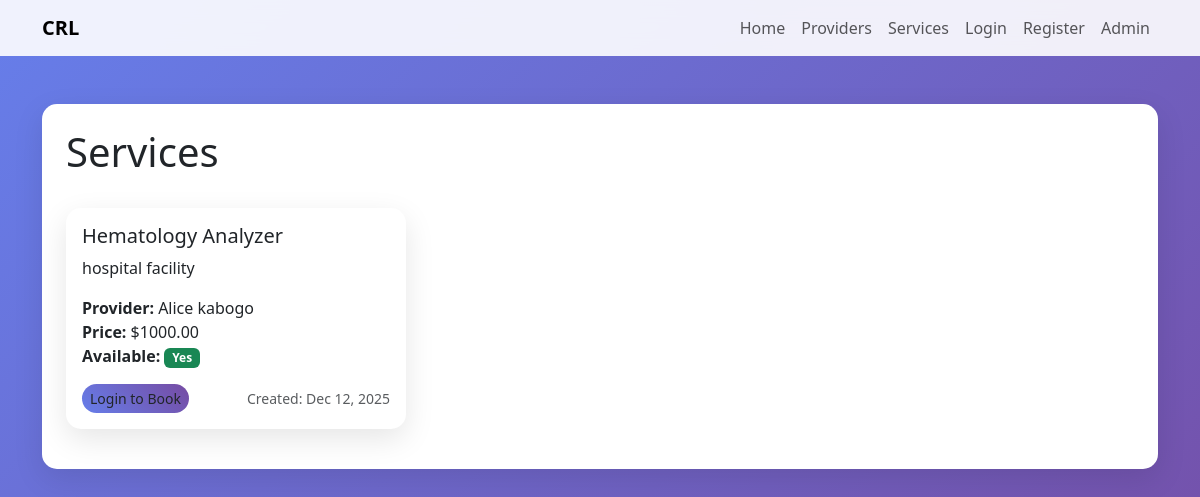
Page /services/ on the committed database.
### services/models.py (models this page shows, shortened)
class Service(models.Model):
    provider = models.ForeignKey(Provider, on_delete=models.CASCADE)
    name = models.CharField(max_length=100)
    description = models.TextField()
    price = models.DecimalField(max_digits=10, decimal_places=2)
    available = models.BooleanField(default=True)
    created_at = models.DateTimeField(auto_now_add=True)

### providers/models.py (models this page shows, shortened)
class Provider(models.Model):
    name = models.CharField(max_length=100)
    email = models.EmailField()
    phone = models.CharField(max_length=20, blank=True)
    address = models.TextField(blank=True)
    created_at = models.DateTimeField(auto_now_add=True)

### services/views.py (the view)
# urls.py: path('', views.service_list, name='service_list'),
def service_list(request):
    services = Service.objects.select_related('provider').all()
    return render(request, 'services/service_list.html', {'services': services})

### templates/services/service_list.html (shortened to what this page needs)
{% extends 'base.html' %}
{% block content %}
<div class="row">
    <div class="col-12">
        <div class="card p-4">
            <div class="d-flex justify-content-between align-items-center mb-4">
                <h1>Services</h1>
            </div>
            {% if services %}
                <div class="row">
                    {% for service in services %}
                        <div class="col-md-4 mb-3">
                            <div class="card h-100">
                                <div class="card-body">
                                    <h5 class="card-title">{{ service.name }}</h5>
                                    <p class="card-text">{{ service.description }}</p>
                                    <p class="card-text">
                                        <strong>Provider:</strong> {{ service.provider.name }}<br>
                                        <strong>Price:</strong> ${{ service.price }}<br>
                                        <strong>Available:</strong>
                                        {% if service.available %}
                                            <span class="badge bg-success">Yes</span>
                                        {% else %}
                                            <span class="badge bg-danger">No</span>
                                        {% endif %}
                                    </p>
                                    <div class="d-flex justify-content-between align-items-center">
                                        {% if user.is_authenticated %}
                                            <a href="{% url 'book_service' service.id %}" class="btn btn-custom btn-sm">Book Now</a>
                                        {% else %}
                                            <a href="{% url 'login' %}" class="btn btn-custom btn-sm">Login to Book</a>
                                        {% endif %}
                                        <small class="text-muted">Created: {{ service.created_at|date:"M d, Y" }}</small>
                                    </div>
                                </div>
                            </div>
                        </div>
                    {% endfor %}
                </div>
            {% endif %}
        </div>
    </div>
</div>
{% endblock %}

### templates/base.html (style rules this page uses)
body { background: linear-gradient(135deg, #667eea 0%, #764ba2 100%); min-height: 100vh; }
.card { border: none; border-radius: 15px; box-shadow: 0 10px 30px rgba(0,0,0,0.1); }
.btn-custom { background: linear-gradient(45deg, #667eea, #764ba2); border: none; border-radius: 25px; }

### rows in the picture
Service: name "Hematology Analyzer", description "hospital facility", provider.name "Alice kabogo", price "1000.00", available "Yes", created_at "Dec 12, 2025"
